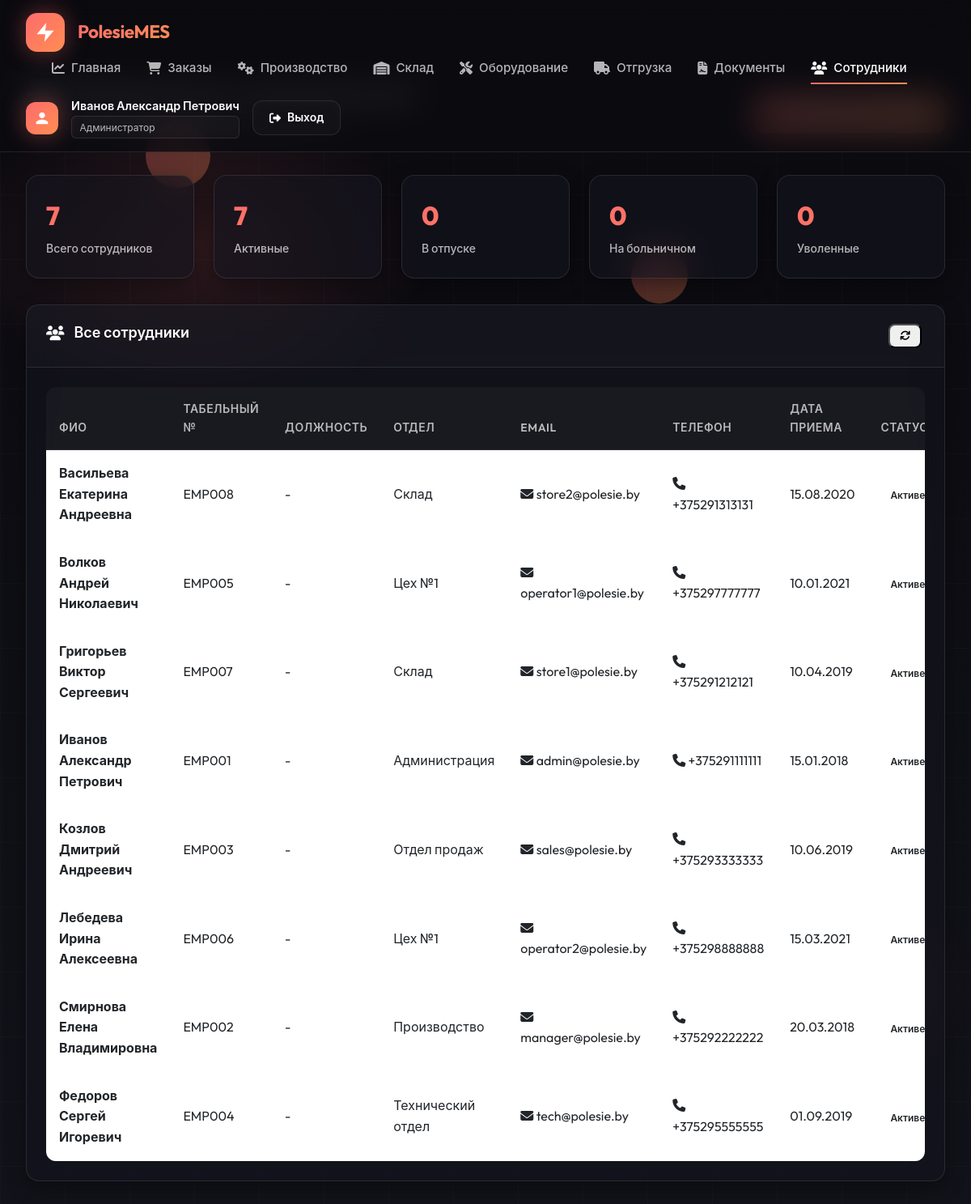
Screenshot of /modules/employees/index.php (signed in) with the database file from the repository.
### tables this page shows
CREATE TABLE staff (
    id INT AUTO_INCREMENT PRIMARY KEY,
    employee_code VARCHAR(20) UNIQUE NOT NULL,
    username VARCHAR(50) UNIQUE,
    password VARCHAR(255),
    first_name VARCHAR(50) NOT NULL,
    last_name VARCHAR(50) NOT NULL,
    middle_name VARCHAR(50),
    position_id INT,
    email VARCHAR(100),
    phone VARCHAR(20),
    department VARCHAR(100),
    role ENUM('admin', 'manager', 'operator', 'warehouse_keeper') NOT NULL,
    hire_date DATE,
    status ENUM('active', 'vacation', 'sick', 'terminated') DEFAULT 'active',
    is_active BOOLEAN DEFAULT TRUE,
    last_login TIMESTAMP NULL,
    created_at TIMESTAMP DEFAULT CURRENT_TIMESTAMP,
    updated_at TIMESTAMP DEFAULT CURRENT_TIMESTAMP ON UPDATE CURRENT_TIMESTAMP,
    FOREIGN KEY (position_id) REFERENCES dictionaries(id)
);

CREATE TABLE dictionaries (
    id INT AUTO_INCREMENT PRIMARY KEY,
    dict_type ENUM('unit', 'category', 'location', 'position') NOT NULL,
    code VARCHAR(50) NOT NULL,
    name VARCHAR(200) NOT NULL,
    parent_id INT NULL,
    extra_data JSON,
    description TEXT,
    is_active BOOLEAN DEFAULT TRUE,
    created_at TIMESTAMP DEFAULT CURRENT_TIMESTAMP,
    INDEX idx_dict_type (dict_type),
    INDEX idx_code (code)
);

### includes/auth_functions.php (called while the page is built, shortened)
<?php
function isLoggedIn() {
    return true;
}
function hasRole($roles) {
    if (is_string($roles)) {
        $roles = [$roles];
    }
    if (isset($_SESSION['role']) && $_SESSION['role'] === 'admin') {
        return true;
    }
    return in_array($_SESSION['role'], $roles);
}

### includes/helpers.php (called while the page is built, shortened)
<?php
function getRoleName($role) {
    $roles = [
        'admin' => 'Администратор',
        'manager' => 'Менеджер',
        'technologist' => 'Технолог',
        'operator' => 'Оператор',
        'quality_inspector' => 'Инспектор ОТК',
        'warehouse_keeper' => 'Кладовщик'
    ];
    return $roles[$role] ?? $role;
}
function e($string) {
    return htmlspecialchars($string ?? '', ENT_QUOTES, 'UTF-8');
}

### modules/employees/index.php (the view, shortened to what this page needs)
<?php
require_once __DIR__ . '/../../includes/auth_functions.php';
require_once __DIR__ . '/../../includes/helpers.php';
$db = getDB();
$stmt = $db->query("
    SELECT s.*, d.name as position_name,
           CASE
               WHEN s.status = 'active' THEN 'normal'
               WHEN s.status = 'vacation' THEN 'info'
               WHEN s.status = 'sick' THEN 'warning'
               WHEN s.status = 'terminated' THEN 'critical'
               ELSE 'normal'
           END as status_class
    FROM staff s
    LEFT JOIN dictionaries d ON s.position_id = d.id AND d.dict_type = 'position'
    WHERE s.role != 'admin' OR s.id IS NOT NULL
    ORDER BY s.last_name ASC, s.first_name ASC
");
$employees = $stmt->fetchAll();
$stmt = $db->query("
    SELECT
        COUNT(*) as total,
        SUM(CASE WHEN status = 'active' THEN 1 ELSE 0 END) as active,
        SUM(CASE WHEN status = 'vacation' THEN 1 ELSE 0 END) as vacation,
        SUM(CASE WHEN status = 'sick' THEN 1 ELSE 0 END) as sick,
        SUM(CASE WHEN status = 'terminated' THEN 1 ELSE 0 END) as `terminated`
    FROM staff
    WHERE role IN ('manager', 'operator', 'warehouse_keeper')
");
$employeeStats = $stmt->fetch();
?>
<!DOCTYPE html>
<html lang="ru">
<head>
    <link href="https://cdn.jsdelivr.net/npm/bootstrap@5.3.0/dist/css/bootstrap.min.css" rel="stylesheet">
    <link href="https://cdnjs.cloudflare.com/ajax/libs/font-awesome/6.4.0/css/all.min.css" rel="stylesheet">
    <link rel="stylesheet" href="<?= APP_URL ?>/assets/css/common-style.css">
</head>
<body>
    <div class="particles-container">
        <div class="particle"></div>
        <div class="particle"></div>
    </div>
    <nav class="navbar" id="navbar">
        <a href="<?= APP_URL ?>" class="nav-brand">
            <div class="brand-logo">
                <svg viewBox="0 0 24 24"><path d="M13 2L3 14h9l-1 8 10-12h-9l1-8z"/></svg>
            </div>
            <span class="brand-name">PolesieMES</span>
        </a>
        <ul class="nav-menu">
            <li>
                <a href="<?= APP_URL ?>/modules/dashboard/index.php" class="nav-link">
                    <i class="fas fa-chart-line"></i>
                    Главная
                </a>
            </li>
            <?php if (hasRole(['admin', 'manager'])): ?>
            <li>
                <a href="<?= APP_URL ?>/modules/orders/index.php" class="nav-link">
                    <i class="fas fa-shopping-cart"></i>
                    Заказы
                </a>
            </li>
            <?php endif; ?>
            <?php if (hasRole(['admin', 'manager', 'technologist', 'operator'])): ?>
            <li>
                <a href="<?= APP_URL ?>/modules/production/index.php" class="nav-link">
                    <i class="fas fa-cogs"></i>
                    Производство
                </a>
            </li>
            <?php endif; ?>
            <?php if (hasRole(['admin', 'manager', 'warehouse_keeper'])): ?>
            <li>
                <a href="<?= APP_URL ?>/modules/warehouse/index.php" class="nav-link">
                    <i class="fas fa-warehouse"></i>
                    Склад
                </a>
            </li>
            <?php endif; ?>
            <?php if (hasRole(['admin', 'manager', 'technologist'])): ?>
            <li>
                <a href="<?= APP_URL ?>/modules/equipment/index.php" class="nav-link">
                    <i class="fas fa-tools"></i>
                    Оборудование
                </a>
            </li>
            <?php endif; ?>
            <?php if (hasRole(['admin', 'manager', 'logistician'])): ?>
            <li>
                <a href="<?= APP_URL ?>/modules/shipment/index.php" class="nav-link">
                    <i class="fas fa-truck"></i>
                    Отгрузка
                </a>
            </li>
            <?php endif; ?>
            <?php if (hasRole(['admin', 'manager', 'technologist'])): ?>
            <li>
                <a href="<?= APP_URL ?>/modules/documents/index.php" class="nav-link">
                    <i class="fas fa-file-contract"></i>
                    Документы
                </a>
            </li>
            <?php endif; ?>
            <?php if (hasRole('admin')): ?>
            <li>
                <a href="<?= APP_URL ?>/modules/employees/index.php" class="nav-link active">
                    <i class="fas fa-users"></i>
                    Сотрудники
                </a>
            </li>
            <?php endif; ?>
        </ul>
        <div class="user-menu">
            <div class="user-avatar">
                <svg viewBox="0 0 24 24"><path d="M12 12c2.21 0 4-1.79 4-4s-1.79-4-4-4-4 1.79-4 4 1.79 4 4 4zm0 2c-2.67 0-8 1.34-8 4v2h16v-2c0-2.66-5.33-4-8-4z"/></svg>
            </div>
            <div class="user-info">
                <span class="user-name"><?= e($_SESSION['full_name']) ?></span>
                <span class="user-role"><?= e(getRoleName($_SESSION['role'])) ?></span>
            </div>
            <a href="<?= APP_URL ?>/modules/auth/logout.php" class="btn-logout">
                <i class="fas fa-sign-out-alt"></i>
                Выход
            </a>
        </div>
    </nav>
    <div class="main-content">
        <div class="page-header">
            <div class="page-title">
                <h1><i class="fas fa-users"></i> Управление сотрудниками</h1>
                <p>Контроль персонала, должностей и квалификации</p>
            </div>
            <?php if (hasRole(['admin', 'manager'])): ?>
            <a href="create.php" class="btn-primary-custom">
                <i class="fas fa-plus"></i> Добавить сотрудника
            </a>
            <?php endif; ?>
        </div>
        <div class="stats-grid">
            <div class="stat-card">
                <div class="stat-value"><?= $employeeStats['total'] ?></div>
                <div class="stat-label">Всего сотрудников</div>
            </div>
            <div class="stat-card">
                <div class="stat-value" style="color: var(--success-color);"><?= $employeeStats['active'] ?></div>
                <div class="stat-label">Активные</div>
            </div>
            <div class="stat-card">
                <div class="stat-value" style="color: var(--info-color);"><?= $employeeStats['vacation'] ?></div>
                <div class="stat-label">В отпуске</div>
            </div>
            <div class="stat-card">
                <div class="stat-value" style="color: var(--warning-color);"><?= $employeeStats['sick'] ?></div>
                <div class="stat-label">На больничном</div>
            </div>
            <div class="stat-card">
                <div class="stat-value" style="color: var(--danger-color);"><?= $employeeStats['terminated'] ?></div>
                <div class="stat-label">Уволенные</div>
            </div>
        </div>
        <div class="card">
            <div class="card-header">
                <div class="card-title">
                    <i class="fas fa-users"></i> Все сотрудники
                </div>
                <div>
                    <button class="btn-action" onclick="location.reload()">
                        <i class="fas fa-sync"></i>
                    </button>
                </div>
            </div>
            <div class="card-body">
                <div class="table-responsive">
                    <table class="table">
                        <thead>
                            <tr>
                                <th>ФИО</th>
                                <th>Табельный №</th>
                                <th>Должность</th>
                                <th>Отдел</th>
                                <th>Email</th>
                                <th>Телефон</th>
                                <th>Дата приема</th>
                                <th>Статус</th>
                            </tr>
                        </thead>
                        <tbody>
                            <?php foreach ($employees as $employee): ?>
                            <tr>
                                <td>
                                    <strong><?= e($employee['last_name']) ?> <?= e($employee['first_name']) ?> <?= e($employee['middle_name'] ?? '') ?></strong>
                                </td>
                                <td><?= e($employee['employee_code']) ?></td>
                                <td><?= e($employee['position_name'] ?? '-') ?></td>
                                <td><?= e($employee['department'] ?? '-') ?></td>
                                <td>
                                    <?php if ($employee['email']): ?>
                                        <i class="fas fa-envelope"></i> <?= e($employee['email']) ?>
                                    <?php else: ?>
                                        <span style="color: var(--text-muted);">-</span>
                                    <?php endif; ?>
                                </td>
                                <td>
                                    <?php if ($employee['phone']): ?>
                                        <i class="fas fa-phone"></i> <?= e($employee['phone']) ?>
                                    <?php else: ?>
                                        <span style="color: var(--text-muted);">-</span>
                                    <?php endif; ?>
                                </td>
                                <td><?= date('d.m.Y', strtotime($employee['hire_date'])) ?></td>
                                <td>
                                    <span class="badge-status badge-<?= $employee['status'] ?>">
                                        <?= $employee['status'] == 'active' ? 'Активен' :
                                            ($employee['status'] == 'vacation' ? 'Отпуск' :
                                            ($employee['status'] == 'sick' ? 'Больничный' : 'Уволен')) ?>
                                    </span>
                                </td>
                            </tr>
                            <?php endforeach; ?>
                        </tbody>
                    </table>
                </div>
            </div>
        </div>
    </div>
</body>
</html>

### rows the page displays
staff: last_name "Васильева", first_name "Екатерина", middle_name "Андреевна", employee_code "EMP008", position.name "-", department "Склад", email "store2@polesie.by", phone "+375291313131", hire_date "15.08.2020", status "Активен"
staff: last_name "Волков", first_name "Андрей", middle_name "Николаевич", employee_code "EMP005", position.name "-", department "Цех №1", email "operator1@polesie.by", phone "+375297777777", hire_date "10.01.2021", status "Активен"
staff: last_name "Григорьев", first_name "Виктор", middle_name "Сергеевич", employee_code "EMP007", position.name "-", department "Склад", email "store1@polesie.by", phone "+375291212121", hire_date "10.04.2019", status "Активен"
staff: last_name "Иванов", first_name "Александр", middle_name "Петрович", employee_code "EMP001", position.name "-", department "Администрация", email "admin@polesie.by", phone "+375291111111", hire_date "15.01.2018", status "Активен"
staff: last_name "Козлов", first_name "Дмитрий", middle_name "Андреевич", employee_code "EMP003", position.name "-", department "Отдел продаж", email "sales@polesie.by", phone "+375293333333", hire_date "10.06.2019", status "Активен"
staff: last_name "Лебедева", first_name "Ирина", middle_name "Алексеевна", employee_code "EMP006", position.name "-", department "Цех №1", email "operator2@polesie.by", phone "+375298888888", hire_date "15.03.2021", status "Активен"
staff: last_name "Смирнова", first_name "Елена", middle_name "Владимировна", employee_code "EMP002", position.name "-", department "Производство", email "manager@polesie.by", phone "+375292222222", hire_date "20.03.2018", status "Активен"
staff: last_name "Федоров", first_name "Сергей", middle_name "Игоревич", employee_code "EMP004", position.name "-", department "Технический отдел", email "tech@polesie.by", phone "+375295555555", hire_date "01.09.2019", status "Активен"

### other values shown
$_SESSION['full_name'] "Иванов Александр Петрович"
getRoleName($_SESSION['role']) "Администратор"
$employeeStats['total'] "7"
$employeeStats['active'] "7"
$employeeStats['vacation'] "0"
$employeeStats['sick'] "0"
$employeeStats['terminated'] "0"
